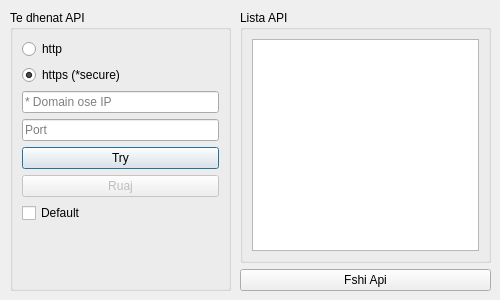
<?xml version="1.0" encoding="UTF-8"?>
<ui version="4.0">
 <class>ApiManager</class>
 <widget class="QDialog" name="ApiManager">
  <property name="geometry">
   <rect>
    <x>0</x>
    <y>0</y>
    <width>500</width>
    <height>300</height>
   </rect>
  </property>
  <property name="font">
   <font>
    <family>Tahoma</family>
   </font>
  </property>
  <property name="windowTitle">
   <string>Api Manager</string>
  </property>
  <widget class="QWidget" name="teDhenatApilayoutWidget">
   <property name="geometry">
    <rect>
     <x>10</x>
     <y>10</y>
     <width>221</width>
     <height>281</height>
    </rect>
   </property>
   <layout class="QVBoxLayout" name="verticalLayout_2">
    <item>
     <widget class="QGroupBox" name="groupBox">
      <property name="title">
       <string>Te dhenat API</string>
      </property>
      <layout class="QVBoxLayout" name="verticalLayout">
       <item>
        <widget class="QRadioButton" name="httpRB">
         <property name="text">
          <string>http</string>
         </property>
        </widget>
       </item>
       <item>
        <widget class="QRadioButton" name="httpsRB">
         <property name="cursor">
          <cursorShape>ArrowCursor</cursorShape>
         </property>
         <property name="text">
          <string>https (*secure)</string>
         </property>
         <property name="checked">
          <bool>true</bool>
         </property>
        </widget>
       </item>
       <item>
        <widget class="QLineEdit" name="domainTB">
         <property name="text">
          <string/>
         </property>
         <property name="placeholderText">
          <string>* Domain ose IP</string>
         </property>
        </widget>
       </item>
       <item>
        <widget class="QLineEdit" name="portTB">
         <property name="text">
          <string/>
         </property>
         <property name="placeholderText">
          <string>Port</string>
         </property>
        </widget>
       </item>
       <item>
        <widget class="QPushButton" name="tryApiBTN">
         <property name="text">
          <string>Try</string>
         </property>
        </widget>
       </item>
       <item>
        <widget class="QPushButton" name="ruajApiBtn">
         <property name="enabled">
          <bool>false</bool>
         </property>
         <property name="text">
          <string>Ruaj</string>
         </property>
        </widget>
       </item>
       <item>
        <widget class="QCheckBox" name="defaultCB">
         <property name="text">
          <string>Default</string>
         </property>
        </widget>
       </item>
       <item>
        <widget class="QLabel" name="errorLB">
         <property name="text">
          <string/>
         </property>
        </widget>
       </item>
      </layout>
     </widget>
    </item>
   </layout>
  </widget>
  <widget class="QWidget" name="listaApilayoutWidget">
   <property name="geometry">
    <rect>
     <x>240</x>
     <y>10</y>
     <width>251</width>
     <height>281</height>
    </rect>
   </property>
   <layout class="QVBoxLayout" name="verticalLayout_3">
    <item>
     <widget class="QGroupBox" name="groupBox_2">
      <property name="title">
       <string>Lista API</string>
      </property>
      <layout class="QHBoxLayout" name="horizontalLayout">
       <item>
        <widget class="QListView" name="listaApis"/>
       </item>
      </layout>
     </widget>
    </item>
    <item>
     <widget class="QPushButton" name="fshiApiBTN">
      <property name="text">
       <string>Fshi Api</string>
      </property>
     </widget>
    </item>
   </layout>
  </widget>
 </widget>
 <resources/>
 <connections/>
</ui>
